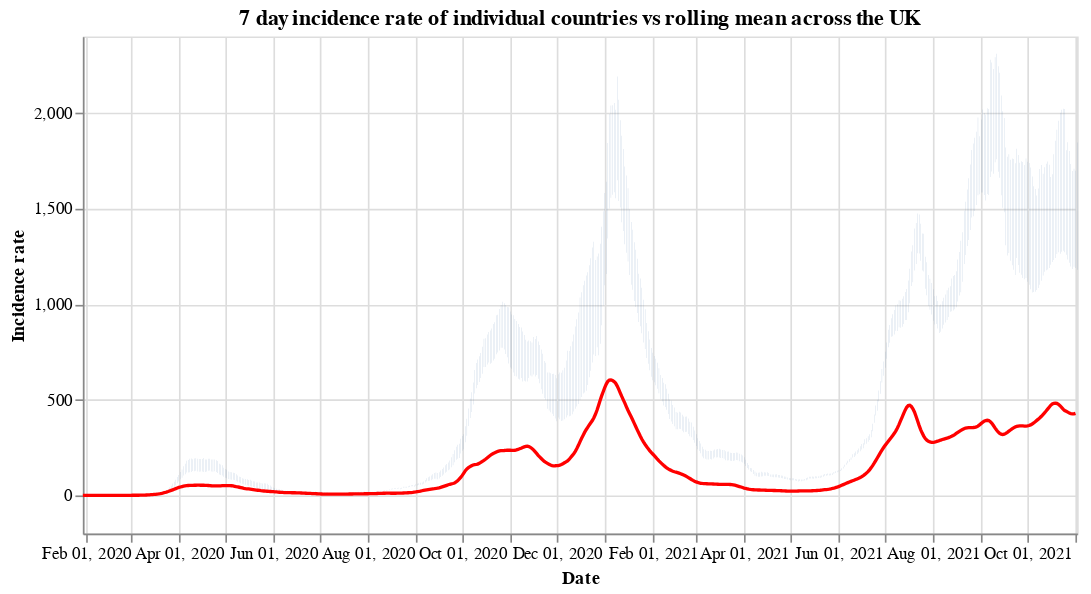

This figure's notebook cell:
### Code cell
#collapse
countries = uk_cases['areaName'].unique()
countries.sort()

selection = alt.selection_single(
    name='Select',
    fields=['areaName'],
    init={'areaName': 'Wales'},
    bind={'areaName': alt.binding_select(options=countries)}
)

# scatter plot, modify opacity based on selection
bars = alt.Chart(uk_cases).mark_bar().add_selection(
    selection
).encode(
    x=alt.X("yearmonthdate(date):T", axis=alt.Axis(title='Date')),
    y=alt.Y("weeklyCasesRate:Q", axis=alt.Axis(title='Incidence rate')),
    tooltip='weeklyCasesRate:Q',
    opacity=alt.condition(selection, alt.value(1), alt.value(0))
).properties(title=f'7 day incidence rate of individual countries vs rolling mean across the UK', width=600)

line = alt.Chart(overview_cases).mark_line(
    color='red',
    size=2,
).transform_window(
    rolling_mean='mean(weeklyCasesRate)',
    frame=[0, 7]
).encode(
    x='yearmonthdate(date):T',
    y='rolling_mean:Q'
)

alt.layer(bars, line)

### Figure 1 — Vega-Lite specification as saved in the notebook (floating-point values rounded to 4 significant figures; data arrays with more than 128 entries replaced by an {"elided": "..."} marker saying what was removed)
{"config": {"view": {"continuousWidth": 400, "continuousHeight": 300}}, "layer": [{"data": {"name": "data-dda4419bbccdaf76fb6d0cd5149cbfc7"}, "mark": "bar", "encoding": {"opacity": {"condition": {"value": 1, "selection": "Select"}, "value": 0}, "tooltip": {"type": "quantitative", "field": "weeklyCasesRate"}, "x": {"type": "temporal", "axis": {"title": "Date"}, "field": "date", "timeUnit": "yearmonthdate"}, "y": {"type": "quantitative", "axis": {"title": "Incidence rate"}, "field": "weeklyCasesRate"}}, "selection": {"Select": {"type": "single", "fields": ["areaName"], "init": {"areaName": "Wales"}, "bind": {"areaName": {"input": "select", "options": ["England", "Northern Ireland", "Scotland", "Wales"]}}}}, "title": "7 day incidence rate of individual countries vs rolling mean across the UK", "width": 600}, {"data": {"name": "data-e880e5d814bdec841d2000d2c5b92939"}, "mark": {"type": "line", "color": "red", "size": 2}, "encoding": {"x": {"type": "temporal", "field": "date", "timeUnit": "yearmonthdate"}, "y": {"type": "quantitative", "field": "rolling_mean"}}, "transform": [{"window": [{"op": "mean", "field": "weeklyCasesRate", "as": "rolling_mean"}], "frame": [0, 7]}]}], "$schema": "https://vega.github.io/schema/vega-lite/v4.8.1.json", "datasets": {"data-dda4419bbccdaf76fb6d0cd5149cbfc7": {"elided": "2476 records"}, "data-e880e5d814bdec841d2000d2c5b92939": {"elided": "642 records"}}}
